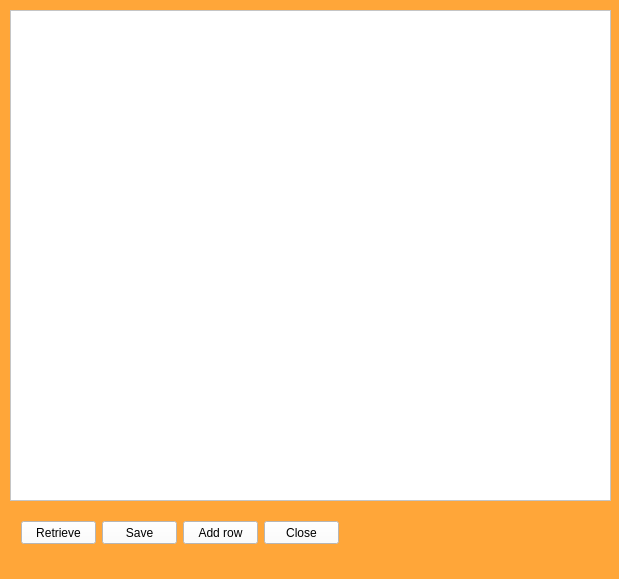
<?xml version="1.0" encoding="UTF-8"?>
<ui version="4.0">
 <class>MainWindow_addfeed</class>
 <widget class="QMainWindow" name="MainWindow_addfeed">
  <property name="geometry">
   <rect>
    <x>0</x>
    <y>0</y>
    <width>619</width>
    <height>579</height>
   </rect>
  </property>
  <property name="sizePolicy">
   <sizepolicy hsizetype="Fixed" vsizetype="Fixed">
    <horstretch>0</horstretch>
    <verstretch>0</verstretch>
   </sizepolicy>
  </property>
  <property name="windowTitle">
   <string>Feedback questions</string>
  </property>
  <property name="styleSheet">
   <string notr="true">background-color: rgb(255, 166, 57);</string>
  </property>
  <widget class="QWidget" name="centralwidget">
   <widget class="QTableView" name="tv_feedback">
    <property name="geometry">
     <rect>
      <x>10</x>
      <y>10</y>
      <width>601</width>
      <height>491</height>
     </rect>
    </property>
    <property name="sizePolicy">
     <sizepolicy hsizetype="Expanding" vsizetype="Expanding">
      <horstretch>0</horstretch>
      <verstretch>0</verstretch>
     </sizepolicy>
    </property>
    <property name="styleSheet">
     <string notr="true">background-color: rgb(255, 255, 255);</string>
    </property>
   </widget>
   <widget class="QPushButton" name="pb_save">
    <property name="geometry">
     <rect>
      <x>102</x>
      <y>521</y>
      <width>75</width>
      <height>23</height>
     </rect>
    </property>
    <property name="styleSheet">
     <string notr="true">background-color: rgb(255, 255, 255);</string>
    </property>
    <property name="text">
     <string>Save</string>
    </property>
   </widget>
   <widget class="QPushButton" name="pb_addrow">
    <property name="geometry">
     <rect>
      <x>183</x>
      <y>521</y>
      <width>75</width>
      <height>23</height>
     </rect>
    </property>
    <property name="styleSheet">
     <string notr="true">background-color: rgb(255, 255, 255);</string>
    </property>
    <property name="text">
     <string>Add row</string>
    </property>
   </widget>
   <widget class="QPushButton" name="pb_close">
    <property name="geometry">
     <rect>
      <x>264</x>
      <y>521</y>
      <width>75</width>
      <height>23</height>
     </rect>
    </property>
    <property name="styleSheet">
     <string notr="true">background-color: rgb(255, 255, 255);</string>
    </property>
    <property name="text">
     <string>Close</string>
    </property>
   </widget>
   <widget class="QPushButton" name="pb_retrieve">
    <property name="geometry">
     <rect>
      <x>21</x>
      <y>521</y>
      <width>75</width>
      <height>23</height>
     </rect>
    </property>
    <property name="styleSheet">
     <string notr="true">background-color: rgb(255, 255, 255);</string>
    </property>
    <property name="text">
     <string>Retrieve</string>
    </property>
   </widget>
  </widget>
 </widget>
 <resources/>
 <connections>
  <connection>
   <sender>pb_close</sender>
   <signal>clicked()</signal>
   <receiver>MainWindow_addfeed</receiver>
   <slot>close()</slot>
   <hints>
    <hint type="sourcelabel">
     <x>485</x>
     <y>352</y>
    </hint>
    <hint type="destinationlabel">
     <x>287</x>
     <y>195</y>
    </hint>
   </hints>
  </connection>
 </connections>
</ui>
